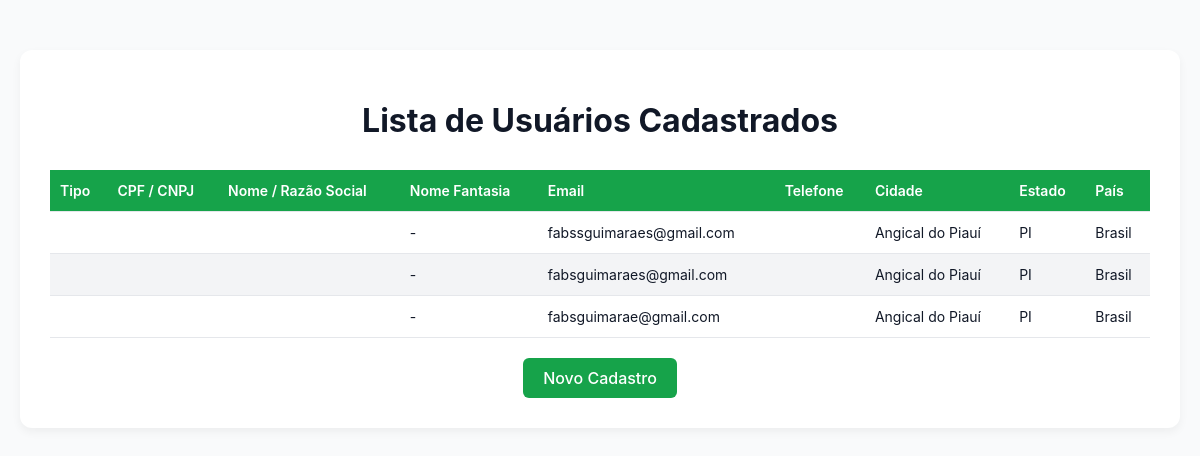
Screenshot of /usuarios/ with the database file from the repository.
### app/models.py (models this page shows, shortened)
class PessoaFisica(models.Model):
    cliente = models.OneToOneField(Cliente, on_delete=models.CASCADE, related_name='pf')
    nome = models.CharField(max_length=150)
    cpf = models.CharField(max_length=14, unique=True)
    data_nascimento = models.DateField()
    rg = models.CharField(max_length=20, blank=True, null=True)
    email = models.EmailField(max_length=50)
    telefone_principal = models.CharField(max_length=15)
    telefone_secundario = models.CharField(max_length=15, blank=True, null=True)
    cep = models.CharField(max_length=9)
    logradouro = models.CharField(max_length=150)
    numero = models.CharField(max_length=10)
    complemento = models.CharField(max_length=50, blank=True, null=True)
    bairro = models.CharField(max_length=80)
    cidade = models.CharField(max_length=100)
    estado = models.CharField(max_length=2)
    pais = models.CharField(max_length=50)

### app/views.py (the view, shortened to what this page needs)
# urls.py: path('usuarios/', views.lista_usuarios, name='lista_usuarios'),
def lista_usuarios(request):
    tipo_filtro = request.GET.get("tipo", "todos")
    usuarios = []
    if tipo_filtro == "pf":
        for pf in PessoaFisica.objects.all():
            usuarios.append({
                'tipo': 'Pessoa Física',
                'documento': pf.cpf,
                'nome': pf.nome,
                'nome_fantasia': '-',
                'email': pf.email,
                'telefone': pf.telefone_principal,
                'cidade': pf.cidade,
                'estado': pf.estado,
                'pais': pf.pais,
            })
    else:
        for pf in PessoaFisica.objects.all():
            usuarios.append({
                'tipo': 'Pessoa Física',
                'documento': pf.cpf,
                'nome': pf.nome,
                'nome_fantasia': '-',
                'email': pf.email,
                'telefone': pf.telefone_principal,
                'cidade': pf.cidade,
                'estado': pf.estado,
                'pais': pf.pais,
            })
    return render(request, "list_usuarios.html", {
        "usuarios": usuarios,
        "tipo_filtro": tipo_filtro
    })

### app/templates/list_usuarios.html (shortened to what this page needs)
<!DOCTYPE html>
<html lang="pt-BR">
<head>
</head>
<body>
    <div class="container">
        <h1>Lista de Usuários Cadastrados</h1>
        <table>
            <thead>
                <tr>
                    <th>Tipo</th>
                    <th>CPF / CNPJ</th>
                    <th>Nome / Razão Social</th>
                    <th>Nome Fantasia</th>
                    <th>Email</th>
                    <th>Telefone</th>
                    <th>Cidade</th>
                    <th>Estado</th>
                    <th>País</th>
                </tr>
            </thead>
            <tbody>
                {% for usuario in usuarios %}
                <tr>
                    <td data-label="Tipo">{{ usuario.tipo_cliente }}</td>
                    <td data-label="CPF/CNPJ">
                    </td>
                    <td data-label="Nome/Razão Social">
                    </td>
                    <td data-label="Nome Fantasia">{{ usuario.nome_fantasia|default:"-" }}</td>
                    <td data-label="Email">{{ usuario.email }}</td>
                    <td data-label="Telefone">{{ usuario.telefone_principal }}</td>
                    <td data-label="Cidade">{{ usuario.cidade }}</td>
                    <td data-label="Estado">{{ usuario.estado }}</td>
                    <td data-label="País">{{ usuario.pais }}</td>
                </tr>
                {% empty %}
                <tr>
                    <td colspan="9" style="text-align:center;">Nenhum usuário cadastrado ainda.</td>
                </tr>
                {% endfor %}
            </tbody>
        </table>
        <div style="text-align: center;">
            <a href="{% url 'cadastrar_usuario' %}" class="btn-voltar">Novo Cadastro</a>
        </div>
    </div>
</body>
</html>

### app/templates/list_usuarios.html (style rules this page uses)
body { font-family: "Inter", sans-serif; background-color: #f9fafb; color: #111827; margin: 0; padding: 0; }
.container { max-width: 1100px; margin: 50px auto; background: white; padding: 30px; border-radius: 12px; box-shadow: 0 4px 10px rgba(0, 0, 0, 0.05); }
h1 { text-align: center; color: #111827; margin-bottom: 30px; }
table { width: 100%; border-collapse: collapse; font-size: 14px; }
thead { background-color: #16a34a; color: white; }
th, td { text-align: left; padding: 12px 10px; border-bottom: 1px solid #e5e7eb; }
tr:nth-child(even) { background-color: #f3f4f6; }
th { font-weight: 600; }
.btn-voltar { display: inline-block; margin-top: 20px; text-decoration: none; background-color: #16a34a; color: white; padding: 10px 20px; border-radius: 6px; font-weight: 500; transition: background 0.3s ease; }

### rows the page displays
PessoaFisica: email "fabssguimaraes@gmail.com", cidade "Angical do Piauí", estado "PI", pais "Brasil"
PessoaFisica: email "fabsguimaraes@gmail.com", cidade "Angical do Piauí", estado "PI", pais "Brasil"
PessoaFisica: email "fabsguimarae@gmail.com", cidade "Angical do Piauí", estado "PI", pais "Brasil"

### other values shown
{{ usuario.nome_fantasia|default:"-" }} "-" "-" "-"
